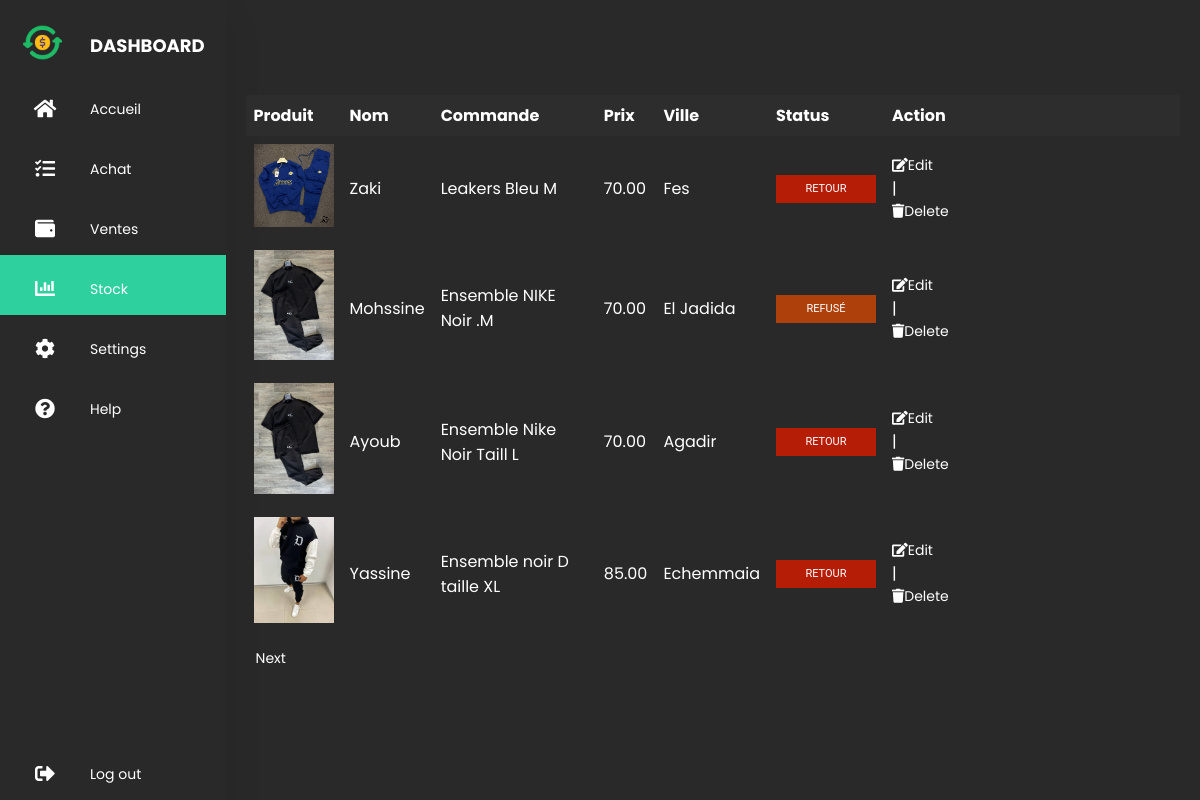
Screenshot of /stock.php (signed in) with the database file from the repository.
### tables this page shows
CREATE TABLE `stock` (
  `id` int(11) NOT NULL,
  `image` varchar(255) NOT NULL,
  `name` varchar(255) NOT NULL,
  `commande` varchar(255) NOT NULL,
  `prix` decimal(10,2) NOT NULL,
  `ville` varchar(255) NOT NULL,
  `status` varchar(50) NOT NULL
);

### stock.php (the view, shortened to what this page needs)
<!DOCTYPE html>
<html>
<head>
    <link rel="stylesheet" href="css/sortie.css" />
    <link rel="stylesheet" href="https://cdnjs.cloudflare.com/ajax/libs/font-awesome/5.15.4/css/all.min.css"/>
</head>
<body >
<div class="container">
    <?php include 'menu.php';
    ?>
    <section class="main">
        <br>
        <br>
        <br>
        <table>
            <thead>
            <tr>
                <th>Produit</th>
                <th>Nom</th>
                <th>Commande</th>
                <th>Prix</th>
                <th>Ville</th>
                <th>Status</th>
                <th>Action</th>
            </tr>
            </thead>
            <tbody>
            <?php
            $servername = "localhost";
            $username = "root";
            $password = "";
            $dbname = "ca";
            $conn = new mysqli($servername, $username, $password, $dbname);
            $perPage = 4;
            if (isset($_GET['page'])) {
                $currentPage = $_GET['page'];
            } else {
                $currentPage = 1;
            }
            $startIndex = ($currentPage - 1) * $perPage;
            $sql = "SELECT * FROM stock LIMIT $startIndex, $perPage";
            $result = $conn->query($sql);
            if ($result && $result->num_rows > 0) {
                while ($rowEntrer = $result->fetch_assoc()) {
                    echo "<tr>";
                    echo "<td><img src='" . $rowEntrer["image"] . "' alt='Client Image' width='80'></td>";
                    echo "<td>" . $rowEntrer["name"] . "</td>";
                    echo "<td>" . $rowEntrer["commande"] . "</td>";
                    echo "<td>" . $rowEntrer["prix"] . "</td>";
                    echo "<td>" . $rowEntrer["ville"] . "</td>";
                    $statusClass = "";
                    switch ($rowEntrer["status"]) {
                        case "Retour":
                            $statusClass = "retour";
                            break;
                        case "Refusé":
                            $statusClass = "refuse";
                            break;
                    }
                    echo "<td>";
                    echo "<button class='status-button $statusClass'>" . $rowEntrer["status"] . "</button>";
                    echo "</td>";
                    echo "<td><a href='javascript:void(0);' class='edit-client' data-client-id='" . $rowEntrer["id"] . "'><i class='fas fa-edit'></i> Edit</a> | <a href='delete_stock.php?id=" . $rowEntrer["id"] . "'><i class='fas fa-trash'></i> Delete</a></td>";
                    echo "</tr>";
                }
            } else {
                echo "<tr><td colspan='7'>No clients with 'retour' & 'refusé' status found in 'entrer' table.</td></tr>";
            }
            if (isset($_GET['page'])) {
                $currentPage = $_GET['page'];
            } else {
                $currentPage = 1;
            }
            ?>
            </tbody>
        </table>
        <?php
        $perPage = 5;
        if (isset($_GET['page'])) {
            $currentPage = $_GET['page'];
        } else {
            $currentPage = 1;
        }
        $startIndex = ($currentPage - 1) * $perPage;
        echo '<div class"here">';
        $sqlCount = "SELECT COUNT(*) AS total FROM stock";
        $countResult = $conn->query($sqlCount);
        $countRow = $countResult->fetch_assoc();
        $totalClients = $countRow['total'];
        if ($totalClients > $startIndex + $perPage) {
            echo "<a class=dd href='stock.php?page=" . ($currentPage + 1) . "'>Next</a>";
        }
        ?>
    </section>
</div>
</body>
</html>

### css/sortie.css (style rules this page uses)
* { margin: 0; padding: 0; outline: none; border: none; text-decoration: none; box-sizing: border-box; font-family: "Poppins", sans-serif; }
body { background: #292929; }
.container { display: flex; }
a { position: relative; color: white; font-size: 14px; display: table; width: 280px; padding: 10px; }
.main { position: relative; padding: 20px; width: 100%; }
table { width: 100%; border-collapse: collapse; }
th, td { padding: 8px; text-align: left; color: #FFFFFF; }
th { background-color: #2d2d2d; }
.status-button { font-family: "Roboto", sans-serif; text-transform: uppercase; outline: 0; border: none; padding: 8px; color: #FFFFFF; -webkit-transition: all 0.3s ease; transition: all 0.3s ease; cursor: pointer; line-height: 12px; font-size: 11px; width: 100px; }
.retour { background-color: #b61d07; color: white; }
.refuse { background-color: #ae400b; color: white; }

### rows the page displays
stock: image (picture), name "Zaki", commande "Leakers Bleu M", prix "70.00", ville "Fes", status "RETOUR"
stock: image (picture), name "Mohssine", commande "Ensemble NIKE Noir .M", prix "70.00", ville "El Jadida", status "REFUSÉ"
stock: image (picture), name "Ayoub", commande "Ensemble Nike Noir Taill L", prix "70.00", ville "Agadir", status "RETOUR"
stock: image (picture), name "Yassine", commande "Ensemble noir D taille XL", prix "85.00", ville "Echemmaia", status "RETOUR"
